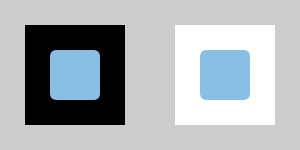
Frame 1 (no input)
Frame 60 (the mouse pressed at the canvas centre just before this capture): identical to frame 1, image omitted
Frame 120 (the mouse held since frame 60 and released just before this capture): identical to frame 1, image omitted

The Processing sketch that drew this single still picture (run headless with seeded random() and noise(); from frame 60 on, the mouse is pressed at the canvas centre):

// Processing sketch: chubb
// ── chubb.pde
//https://en.wikipedia.org/wiki/Chubb_illusion
// http://mentalfloss.com/article/54448/5-color-illusions-and-why-they-work
//https://processing.org/reference/mouseClicked_.html


void setup(){
  size(300,150);
}
int value1=0;
int value2 = 255;
void draw(){
  noStroke();
  fill(value1);
  rect(((width/4)-(100/2)),(height/2)-(100/2), 100, 100);
  
  fill(-7684124);
  rect(((width/4)-(100/2))+25,(height/2)-(100/2)+25,50,50,7);

  fill(value2);
  rect(((3*width/4)-(100/2)), (height/2)-(100/2), 100, 100);

  fill(-7684124);
  rect(((3*width/4)-(100/2))+25,(height/2)-(100/2)+25,50,50,7);
}

void mouseClicked() {
  if (value1 == 0 && value2==255) {
    value1 = -7684124;
    value2 = -7684124;
  } else {
    value1 = 0;
    value2=255;
  }
}
